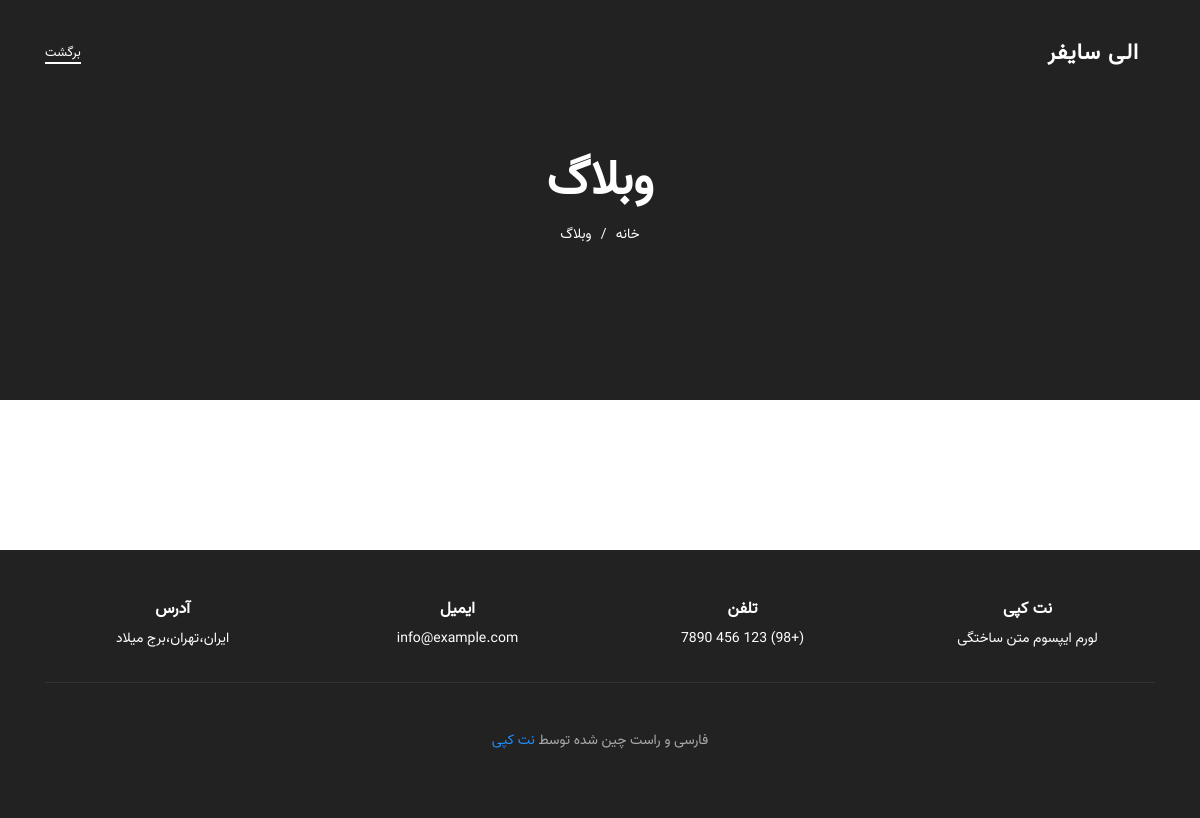
The page /blog/ on the database as committed earlier.
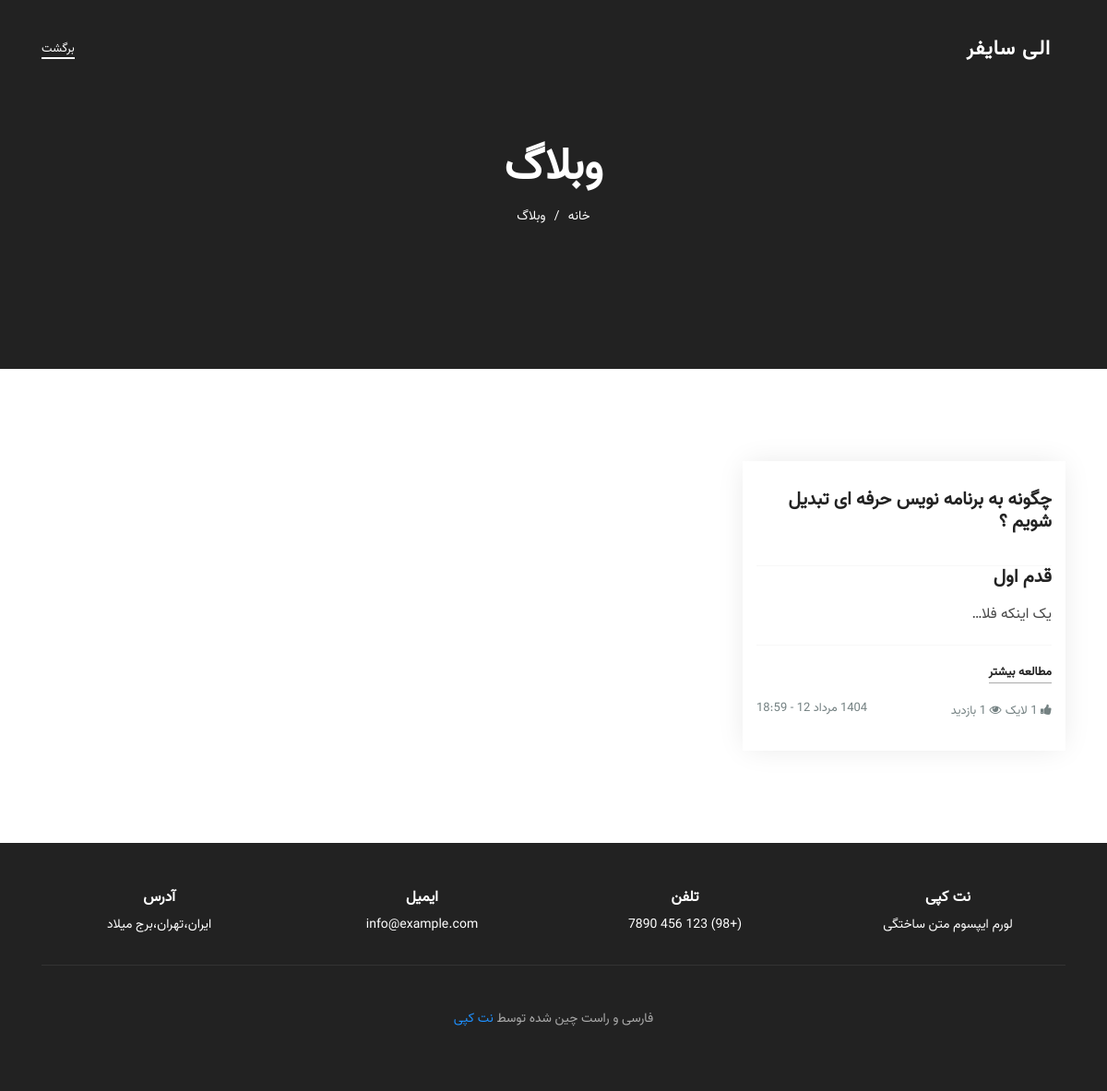
The same page on the database as committed later.
### blog/models.py (models this page shows, shortened)
class Post(models.Model):
    STATUS_CHOICES =(
        ('d' , 'پیش نویس'),
        ('p' , 'منتشر شده'),
    )
    title = models.CharField(max_length=100 , verbose_name='عنوان پست')
    slug = models.SlugField(max_length=100 ,unique=True,blank=True, allow_unicode=True, verbose_name='آدرس')
    image = models.ImageField(upload_to='Post_Images/' , blank=True , null=True , verbose_name="تصویر پست")
    description = ProseEditorField(verbose_name='محتوای مقاله')
    publish = models.DateTimeField(default=timezone.now , verbose_name="زمان انتشار" )
    created = models.DateField(auto_now_add=True , verbose_name='تاریخ ساخت')
    updated = models.DateField(auto_now=True , verbose_name='تاریخ بروز رسانی')
    status = models.CharField(max_length=1 , choices=STATUS_CHOICES , verbose_name= "وضعیت")
    author = models.ForeignKey(Member ,on_delete=models.CASCADE, related_name='post_author',verbose_name='نویسنده')
    class Meta():
        verbose_name = "پست"
        verbose_name_plural = "پست ها"
    def like_count(self):
        return self.post_like.count()
    def view_count(self):
        return self.views.count()
    def jpublish(self):
        return time_Converter(self.publish)
    jpublish.short_description = 'زمان انتشار'
    view_count.short_description = 'تعداد بازدید'
    like_count.short_description = 'تعداد لایک'

### blog/views.py (the view)
# urls.py: path('blog/',BlogView.as_view(), name='blog'),
class BlogView(View):
    template_name ='blog/blog_page.html'
    def get(self,request):
        post = Post.objects.filter(status = 'p')
        return render(request , self.template_name , {'posts':post})

### meta/context_processors.py (called while the page is built)
def static_path(request):
    return {"STATIC_PATH": settings.STATIC_URL}

### utils/date_utils.py (called while the page is built)
def time_Converter(time):
    tehran_tz = pytz.timezone('Asia/Tehran')
    time = time.astimezone(tehran_tz)  # تبدیل زمان به تهران
    mahhaye_shamsi = ['فروردین', 'اردیبهشت', 'خرداد', 'تیر', 'مرداد', 'شهریور', 'مهر', 'آبان', 'آذر', 'دی', 'بهمن', 'اسفند']
    time_to_str = "{},{},{}".format(time.year , time.month , time.day)
    time_to_tuple = jalali.Gregorian(time_to_str).persian_tuple()
    time_to_list = list(time_to_tuple)
    for index , mounth in enumerate(mahhaye_shamsi):
        if time_to_list[1] == index+1 :
            time_to_list[1] = mounth
            break
    output = "{} {} {}  - {:02d}:{:02d}".format(
        time_to_list[0],
        time_to_list[1],
        time_to_list[2],
        time.hour,
        time.minute,
    )
    return output

### utils/jalali.py (called while the page is built)
    def persian_tuple(self):
        return self.persian_year, self.persian_month, self.persian_day

### blog/templates/blog/blog_page.html (shortened to what this page needs)
{% extends 'base.html' %}
{% block content %}
    <body>
        <nav class="navbar navbar-expand-lg navbar-dark">
            <div class="container">
                <a class="navbar-brand logo" href="{% url 'home:home' %}">
                   الی سایفر
                </a>
                <ul class="navbar-nav ml-auto">
                    <li class="nav-item">
                        <a href="{% url 'home:home' %}" class="nav-link active">برگشت</a>
                    </li>
                </ul>
            </div>
        </nav>
        <section class="banner-blog">
            <div id="particles-js"></div>
            <div class="banner-caption text-center">
                <h1>وبلاگ</h1>
                <div class="bread-crumb mt-10">
                    <a href="{% url 'home:home' %}">خانه</a>
                    <a href="#">وبلاگ</a>
                </div>
            </div>
        </section>
        <section class="blogs blog-list pt-100 pb-50" data-scroll-index="4">
            <div class="container">
                <div class="row">
                    {% for post in posts %}
                    <div class="col-lg-4 col-md-6">
                        <div class="blog-item">
                            <div class="blog-content">
                                <h3>{{ post.title }}</h3>
                                <p>{{ post.description|truncatechars:50|safe }}</p>
                                <div class="blog-meta">
                                    <span class="more">
                                        <a href="{% url 'blog:post_detail' post.slug post.id %}">مطالعه بیشتر</a>
                                    </span>
                                </div>
                                <div class="blog-meta">
                                    <span class="likes">
                                        <i class="fa fa-thumbs-up"></i> {{ post.like_count }} لایک
                                    </span>
                                    <span class="views">
                                        <i class="fa fa-eye"></i> {{ post.view_count }} بازدید
                                    </span>
                                    <span class="date">
                                    {{post.jpublish}}
                                    </span>
                                </div>
                            </div>
                        </div>
                    </div>
                    {% endfor %}
        </section>
            {% endblock %}

Rows that differ between the two databases and show on the page:
added Post: title "چگونه به برنامه نویس حرفه ای تبدیل شویم ؟", description "قدم اول یک اینکه فلا…", jpublish "1404 مرداد 12 - 18:59"
